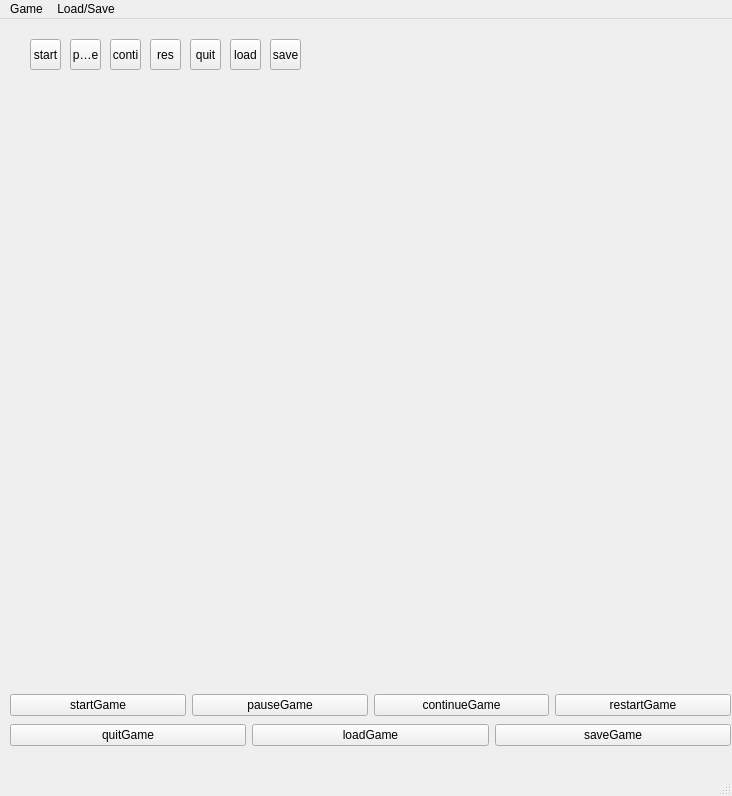
<?xml version="1.0" encoding="UTF-8"?>
<ui version="4.0">
 <class>MainWindow</class>
 <widget class="QMainWindow" name="MainWindow">
  <property name="geometry">
   <rect>
    <x>0</x>
    <y>0</y>
    <width>732</width>
    <height>796</height>
   </rect>
  </property>
  <property name="windowTitle">
   <string>MainWindow</string>
  </property>
  <widget class="QWidget" name="centralwidget">
   <widget class="QWidget" name="horizontalLayoutWidget">
    <property name="geometry">
     <rect>
      <x>10</x>
      <y>670</y>
      <width>721</width>
      <height>32</height>
     </rect>
    </property>
    <layout class="QHBoxLayout" name="horizontalLayout">
     <item>
      <widget class="QPushButton" name="startButton">
       <property name="focusPolicy">
        <enum>Qt::NoFocus</enum>
       </property>
       <property name="text">
        <string>startGame</string>
       </property>
      </widget>
     </item>
     <item>
      <widget class="QPushButton" name="pauseButton">
       <property name="focusPolicy">
        <enum>Qt::NoFocus</enum>
       </property>
       <property name="text">
        <string>pauseGame</string>
       </property>
      </widget>
     </item>
     <item>
      <widget class="QPushButton" name="continueButton">
       <property name="focusPolicy">
        <enum>Qt::NoFocus</enum>
       </property>
       <property name="text">
        <string>continueGame</string>
       </property>
      </widget>
     </item>
     <item>
      <widget class="QPushButton" name="restartButton">
       <property name="focusPolicy">
        <enum>Qt::NoFocus</enum>
       </property>
       <property name="text">
        <string>restartGame</string>
       </property>
      </widget>
     </item>
    </layout>
   </widget>
   <widget class="QToolButton" name="startTool">
    <property name="geometry">
     <rect>
      <x>30</x>
      <y>20</y>
      <width>31</width>
      <height>31</height>
     </rect>
    </property>
    <property name="focusPolicy">
     <enum>Qt::NoFocus</enum>
    </property>
    <property name="text">
     <string>start</string>
    </property>
   </widget>
   <widget class="QToolButton" name="pauseTool">
    <property name="geometry">
     <rect>
      <x>70</x>
      <y>20</y>
      <width>31</width>
      <height>31</height>
     </rect>
    </property>
    <property name="focusPolicy">
     <enum>Qt::NoFocus</enum>
    </property>
    <property name="text">
     <string>pause</string>
    </property>
   </widget>
   <widget class="QToolButton" name="continueTool">
    <property name="geometry">
     <rect>
      <x>110</x>
      <y>20</y>
      <width>31</width>
      <height>31</height>
     </rect>
    </property>
    <property name="focusPolicy">
     <enum>Qt::NoFocus</enum>
    </property>
    <property name="text">
     <string>conti</string>
    </property>
   </widget>
   <widget class="QToolButton" name="restartTool">
    <property name="geometry">
     <rect>
      <x>150</x>
      <y>20</y>
      <width>31</width>
      <height>31</height>
     </rect>
    </property>
    <property name="focusPolicy">
     <enum>Qt::NoFocus</enum>
    </property>
    <property name="text">
     <string>res</string>
    </property>
   </widget>
   <widget class="QToolButton" name="quitTool">
    <property name="geometry">
     <rect>
      <x>190</x>
      <y>20</y>
      <width>31</width>
      <height>31</height>
     </rect>
    </property>
    <property name="focusPolicy">
     <enum>Qt::NoFocus</enum>
    </property>
    <property name="text">
     <string>quit</string>
    </property>
   </widget>
   <widget class="QToolButton" name="loadTool">
    <property name="geometry">
     <rect>
      <x>230</x>
      <y>20</y>
      <width>31</width>
      <height>31</height>
     </rect>
    </property>
    <property name="focusPolicy">
     <enum>Qt::NoFocus</enum>
    </property>
    <property name="text">
     <string>load</string>
    </property>
   </widget>
   <widget class="QToolButton" name="saveTool">
    <property name="geometry">
     <rect>
      <x>270</x>
      <y>20</y>
      <width>31</width>
      <height>31</height>
     </rect>
    </property>
    <property name="focusPolicy">
     <enum>Qt::NoFocus</enum>
    </property>
    <property name="text">
     <string>save</string>
    </property>
   </widget>
   <widget class="QWidget" name="horizontalLayoutWidget_2">
    <property name="geometry">
     <rect>
      <x>10</x>
      <y>700</y>
      <width>721</width>
      <height>32</height>
     </rect>
    </property>
    <layout class="QHBoxLayout" name="horizontalLayout_2">
     <item>
      <widget class="QPushButton" name="quitButton">
       <property name="focusPolicy">
        <enum>Qt::NoFocus</enum>
       </property>
       <property name="text">
        <string>quitGame</string>
       </property>
      </widget>
     </item>
     <item>
      <widget class="QPushButton" name="loadButton">
       <property name="focusPolicy">
        <enum>Qt::NoFocus</enum>
       </property>
       <property name="text">
        <string>loadGame</string>
       </property>
      </widget>
     </item>
     <item>
      <widget class="QPushButton" name="saveButton">
       <property name="focusPolicy">
        <enum>Qt::NoFocus</enum>
       </property>
       <property name="text">
        <string>saveGame</string>
       </property>
      </widget>
     </item>
    </layout>
   </widget>
  </widget>
  <widget class="QMenuBar" name="menubar">
   <property name="geometry">
    <rect>
     <x>0</x>
     <y>0</y>
     <width>732</width>
     <height>22</height>
    </rect>
   </property>
   <widget class="QMenu" name="menuGame">
    <property name="title">
     <string>Game</string>
    </property>
    <addaction name="actionstartGame"/>
    <addaction name="actionpauseGame"/>
    <addaction name="actioncontinueGame"/>
    <addaction name="actionrestartGame"/>
    <addaction name="actionquitGame"/>
   </widget>
   <widget class="QMenu" name="menuLoad_Save">
    <property name="title">
     <string>Load/Save</string>
    </property>
    <addaction name="actionloadGame"/>
    <addaction name="actionsaveGame"/>
   </widget>
   <addaction name="menuGame"/>
   <addaction name="menuLoad_Save"/>
  </widget>
  <widget class="QStatusBar" name="statusbar"/>
  <action name="actionstartGame">
   <property name="text">
    <string>startGame</string>
   </property>
  </action>
  <action name="actionpauseGame">
   <property name="text">
    <string>pauseGame</string>
   </property>
  </action>
  <action name="actioncontinueGame">
   <property name="text">
    <string>continueGame</string>
   </property>
  </action>
  <action name="actionrestartGame">
   <property name="text">
    <string>restartGame</string>
   </property>
  </action>
  <action name="actionquitGame">
   <property name="text">
    <string>quitGame</string>
   </property>
  </action>
  <action name="actionloadGame">
   <property name="text">
    <string>loadGame</string>
   </property>
  </action>
  <action name="actionsaveGame">
   <property name="text">
    <string>saveGame</string>
   </property>
  </action>
 </widget>
 <resources/>
 <connections/>
</ui>
